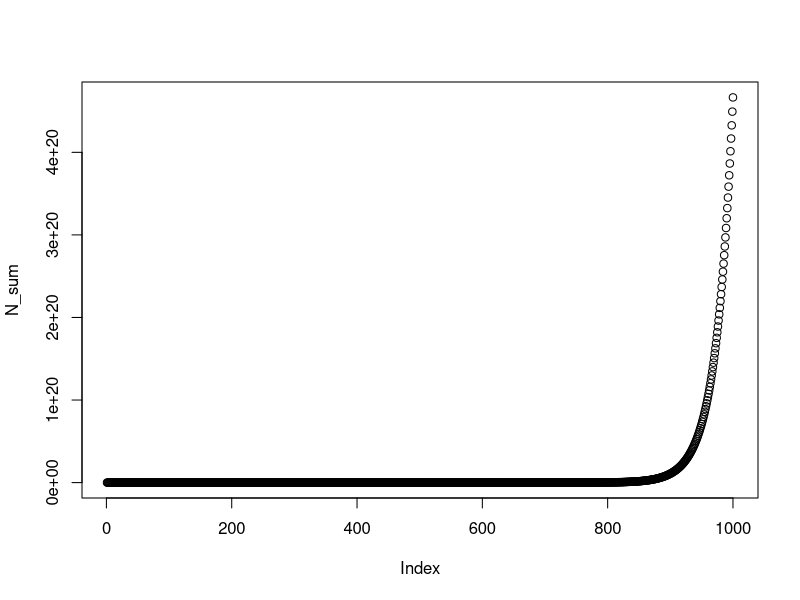

Write the R code that produced this figure.
# Moderate matrix from NF

M_f <- matrix(data = c(0,0,0,1.22,42.18,100.65,
                       0.4,0.63428,0,0,0,0,
                       0,0.09297,0.7918,0,0,0,
                       0,0,0.02373,0.81877,0,0,
                       0,0,0,0.03989,0.75785,0,
                       0,0,0,0,0.11436,0.95),
              byrow = T, nrow = 6)

eigen(M_f)


M_m <- matrix(data = c(0,0,0,0,0,0,
                       0.4,0.63428,0,0,0,0,
                       0,0.09297,0.7918,0,0,0,
                       0,0,0.02373,0.81877,0,0,
                       0,0,0,0.03989,0.75785,0,
                       0,0,0,0,0.11436,0.95),
              byrow = T, nrow = 6)

M1_fm <- cbind(M_f, matrix(data = 0, nrow = 6, ncol = 6))
M2_fm <- cbind(matrix(data = c(0,0,0,0,12.60339, 13.7275,
                               0,0,0,0,0,0,
                               0,0,0,0,0,0,
                               0,0,0,0,0,0,
                               0,0,0,0,0,0,
                               0,0,0,0,0,0),
                      byrow = T, nrow = 6), M_m)

M_fm <- rbind(M1_fm, M2_fm)

Ft  <- matrix(data = NA, nrow = 6, ncol = 1000)
Ft[, 1] <- rep(100, 6)

Nt <- matrix(data = NA, nrow = 12, ncol = 1000)
Nt[,1] <- rep(100, 12)
for (t in 2:ncol(Nt)){
  Nt[, t] <- M_fm %*% Nt[,t-1]
  Ft[, t] <- M_f %*% Ft[, t-1]
}

N_sum <- colSums(Nt)
plot(N_sum)

obsd_r <- log(N_sum[ncol(Nt)]/N_sum[1])/ncol(Nt)

# this is not the same as, but close to, the dominant eigenvalue. 

F_sum <- colSums(Ft)
obsd_r_f <- log(F_sum[ncol(Ft)]/F_sum[1])/ncol(Ft)
